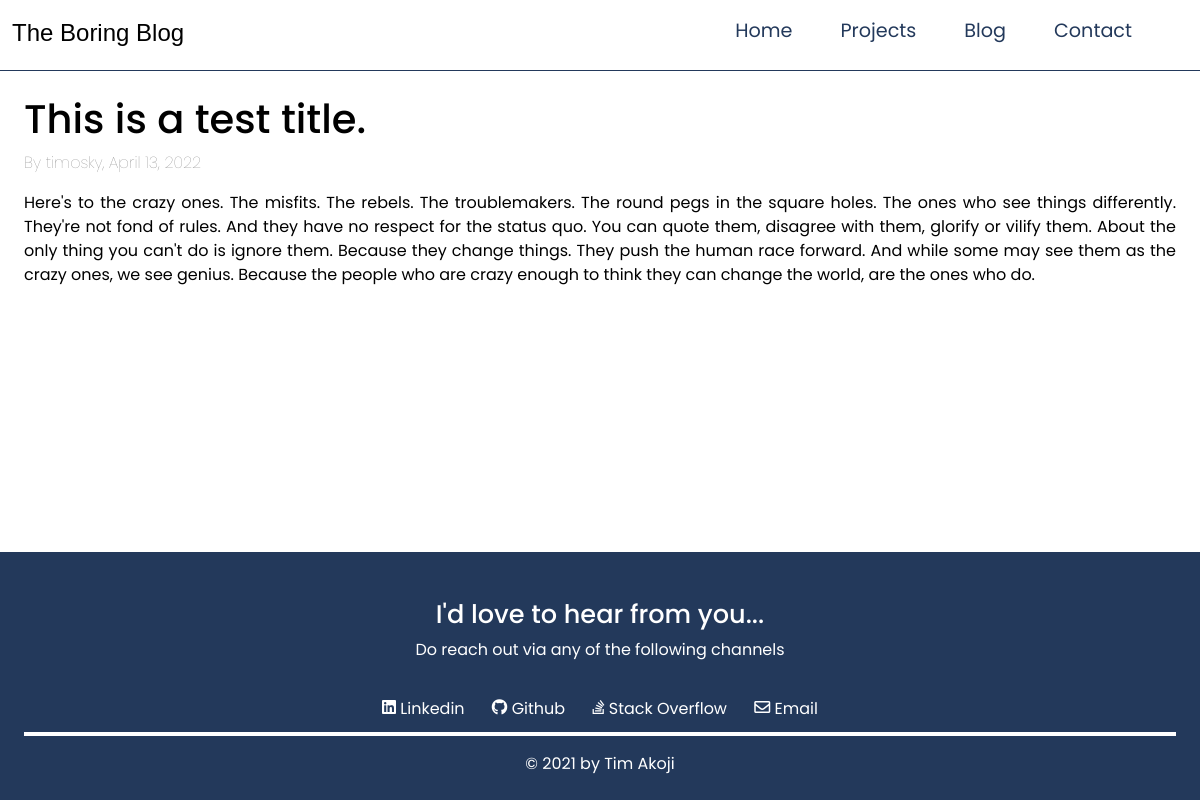
The app's page /projects/2/ with its own data.
### blog/models.py (models this page shows, shortened)
class Project(models.Model):
    title = models.CharField(max_length=70, blank=False)
    author = models.ForeignKey(get_user_model(), on_delete=models.CASCADE) # For all many-to-one relationships we must also specify an on_delete option.
    date = models.DateField(auto_now_add=True)
    description = models.TextField(max_length=300) # short description of project (like a caption of some sort)
    body = models.TextField(blank=False)

### accounts/models.py (models this page shows, shortened)
class CustomUser(AbstractUser, models.Model):
    first_name = models.CharField(max_length=30, blank=False)
    last_name = models.CharField(max_length=30, blank=False)
    email = models.EmailField(unique=True)
    def __str__(self):
        return self.username

### blog/views.py (the view)
# urls.py: path('projects/<int:pk>/', ProjectView.as_view(), name='project_detail'),
class ProjectView(DetailView): # individual project view
    template_name = 'project_detail.html'
    model = Project
    context_object_name = 'project'

### templates/project_detail.html (shortened to what this page needs)
{% extends 'base.html' %}
{% load static %}
{% block content %}
    <div class="page-container">
        <h1>{{project.title}}</h1>
        <div class="post-metadetails">
            <span class="p-sub-text"> By {{ project.author }},</span>
            <span class="p-sub-text">{{ project.date }}</span>
        </div>
        <div class="project-body">
            <p>{{ project.body }}</p>
        </div>
    </div>
{% endblock content %}

### static/css/style.css (style rules this page uses)
body { color: black; margin: 0; padding: 0; min-height: 100vh; display: flex; flex-direction: column; font-family: 'Poppins', sans-serif;; }
.p-sub-text { font-size: 16px; color: gray; font-weight: 100; }
.page-container { padding: 1.5rem; text-align: justify; }
.project-body { margin-top: 1rem; }

### staticfiles/css/projects.css (style rules this page uses)
.p-sub-text { font-size: 16px; color: gray; font-weight: 100; }
.page-container { padding: 1.5rem; text-align: justify; }
.project-body { margin-top: 1rem; }

### records on screen
Project: title "This is a test title.", author "timosky", date "April 13, 2022", body "Here's to the crazy ones. The misfits. The rebels. The troublemakers. The round pegs in the square holes. The ones who see things differently. They're not fond of rules. And they have no respect for the status quo. You can quote them, disagree with them, glorify or vilify them. About the only thing you can't do is ignore them. Because they change things. They push the human race forward. And while some may see them as the crazy ones, we see genius. Because the people who are crazy enough to think they can change the world, are the ones who do."
